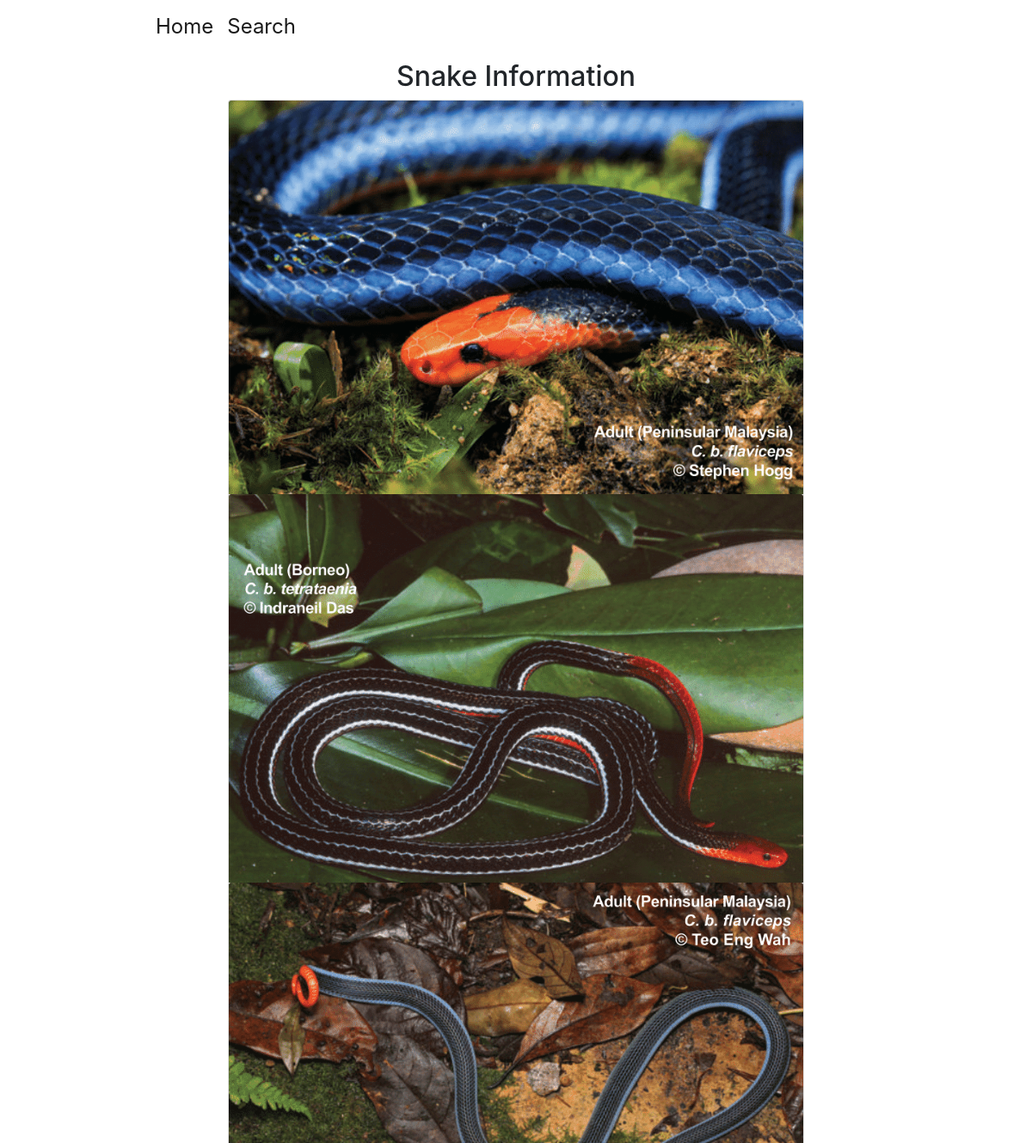
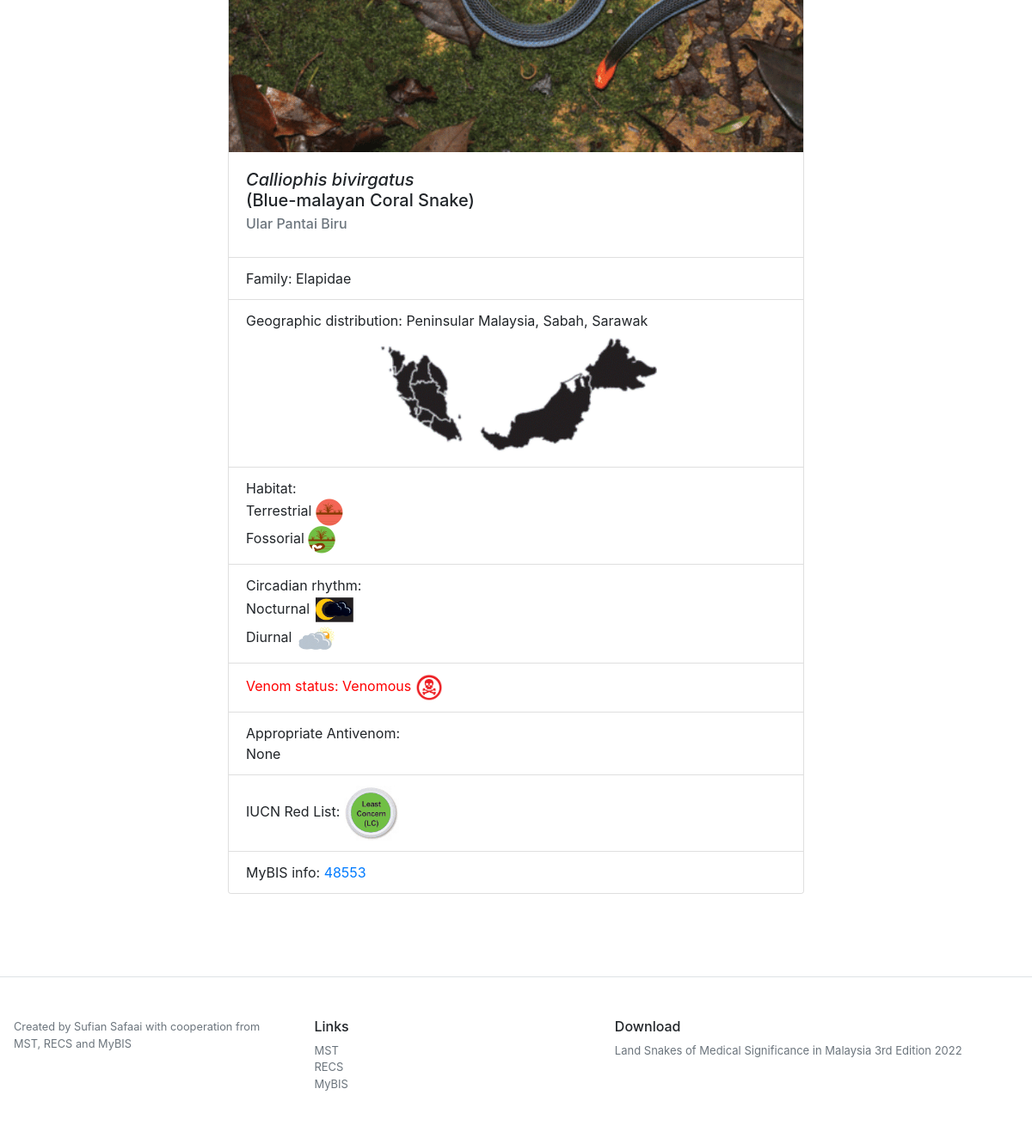
The page /snake_info/4 on the database its author committed (2 pictures, top to bottom).
### project/models.py (models this page shows)
class Snakes(db.Model):
    __tablename__ = 'snake'
    id = db.Column(db.Integer, primary_key=True)
    name_en = db.Column(db.String(50), nullable=True)
    name_bm = db.Column(db.String(50), nullable=True)
    name_scientific = db.Column(db.String(50), nullable=True)
    family = db.Column(db.String(50), nullable=True)
    snake_location = db.Column(db.String(50), nullable=True)
    habitat = db.Column(db.String(50), nullable=True)
    circadian = db.Column(db.String(50), nullable=True)
    venom_status = db.Column(db.String(50), nullable=True)
    antivenom = db.Column(db.String(50), nullable=True)
    iucn = db.Column(db.String(50), nullable=True)
    mybis = db.Column(db.String(50), nullable=True)
    locations = db.relationship('Snake_location', backref = 'location', lazy='dynamic')

### project/sdata/sdata.py (the view)
@sdata.route('/snake_info/<int:id>')
def snake_info(id):
    snake_intel = Snakes.query.get(id)
    mypath = 'project/static/snake_img/' + str(id)
    img_files = [f for f in listdir(mypath) if isfile(join(mypath, f))]
    def convert(string):
        li = list(string.split(","))
        return li
    return render_template('snake_info.html',
    snake_intel=snake_intel,
    img_files=img_files,
    convert=convert
    )

### project/sdata/templates/snake_info.html (shortened to what this page needs)
{% extends "base.html" %}
{% block head %}
{{super()}}
<head>
</head>
{% endblock %}
{% block content %}
<div class="container" style="padding-top: 10px;margin: auto;max-width: 700px;">
  <h2 style="text-align: center;">Snake Information</h2>
  <div class="card" style="width: 100%;">
    {% for i in img_files %}
    <img class="card-img-top" src="{{url_for('sdata.img_info', id=snake_intel.id, filename=i )}}" alt="Card image cap">
    {% endfor %}
    <div class="card-body">
      <h5 class="card-title"><i>{{snake_intel.name_scientific}}</i><br>({{snake_intel.name_en}})</h5>
      <h6 class="card-subtitle mb-2 text-muted">{{ snake_intel.name_bm }}</h6>
    </div>
    <ul class="list-group list-group-flush">
      <li class="list-group-item">Family: {{snake_intel.family}}</li>
      <li class="list-group-item">Geographic distribution: {{snake_intel.snake_location}}<br>
        <img class="card-img-top mx-auto" src="{{url_for('sdata.geo', id=snake_intel.id )}}" alt="Card image cap" style="max-width: 355px;display: block;">
      </li>
      <li class="list-group-item">Habitat: <br>
      {% for h in convert(snake_intel.habitat) %}
        {{h}}
         <img class="img-fluid" src="{{url_for('sdata.static', filename='logo/')}}{{h.lower() +'.png'}}" alt="Card image cap" style="max-width: 32px;">
         <br>
       {% endfor %}
      </li>
      <li class="list-group-item">Circadian rhythm:<br>
      {% for c in convert(snake_intel.circadian) %}
      {% if c %}
       {{c}}
        <img  class="img-fluid" src="{{url_for('sdata.static', filename='logo/')}}{{c.lower() +'.png'}}" alt="Card image cap" style="max-width: 48px;">
        <br>
      {% else %}
        None
      {% endif %}
      {% endfor %}
      </li>
      {% if snake_intel.venom_status=='Venomous' %}
      <li class="list-group-item" style="color:red">Venom status: Venomous
        <img class="img-fluid" src="{{url_for('sdata.static', filename='logo/venomous.png')}}" alt="Card image cap" style="max-width: 32px;">
      </li>
      {% elif snake_intel.venom_status=='Non-venomous' %}
      <li class="list-group-item" style="color:green">Venom status: Non-venomous
        <img class="img-fluid" src="{{url_for('sdata.static', filename='logo/non-venomous.png')}}" alt="Card image cap" style="max-width: 32px;">
      </li>
      {% elif snake_intel.venom_status=='Undetermined' %}
      <li class="list-group-item">Venom status: Undetermined
        <img class="img-fluid" src="{{url_for('sdata.static', filename='logo/undetermined.png')}}" alt="Card image cap" style="max-width: 32px;">
      </li>
      {% else %}
      <li class="list-group-item">Venom status: {{snake_intel.venom_status}}</li>
      {% endif %}
      <li class="list-group-item">Appropriate Antivenom: <br>
        {% for a in convert(snake_intel.antivenom) %}
        {{ a }}<br>
        {% endfor %}
      </li>
      {% if snake_intel.iucn=='least' %}
      <li class="list-group-item">IUCN Red List:
        <img class="img-fluid" src="{{url_for('sdata.static', filename='logo/')}}{{snake_intel.iucn+'.png'}}" alt="Card image cap" style="max-width: 64px;">
      </li>
      {% elif snake_intel.iucn=='vulnerable' %}
      <li class="list-group-item">IUCN Red List:
        <img class="img-fluid" src="{{url_for('sdata.static', filename='logo/')}}{{snake_intel.iucn+'.png'}}" alt="Card image cap" style="max-width: 64px;">
      </li>
      {% elif snake_intel.iucn=='not_evaluated' %}
      <li class="list-group-item">IUCN Red List:
        <img class="img-fluid" src="{{url_for('sdata.static', filename='logo/')}}{{snake_intel.iucn+'.png'}}" alt="Card image cap" style="max-width: 64px;">
      </li>
      {% else %}
      <li class="list-group-item">IUCN Red List: None</li>
      {% endif %}
      <li class="list-group-item">MyBIS info: <a href="https://www.mybis.gov.my/sp/{{snake_intel.mybis}}"
          target="blank">{{snake_intel.mybis}}</a></li>
    </ul>
  </div>
  <br>
  <br>
</div>
{% endblock %}

### rows shown on the page
Snakes: name_scientific "Calliophis bivirgatus", name_en "Blue-malayan Coral Snake", name_bm "Ular Pantai Biru", family "Elapidae", snake_location "Peninsular Malaysia, Sabah, Sarawak", antivenom "None", iucn (picture), mybis "48553"

### other values the page prints
{{ h }} "Terrestrial" "Fossorial"
{{ c }} "Nocturnal" "Diurnal"
